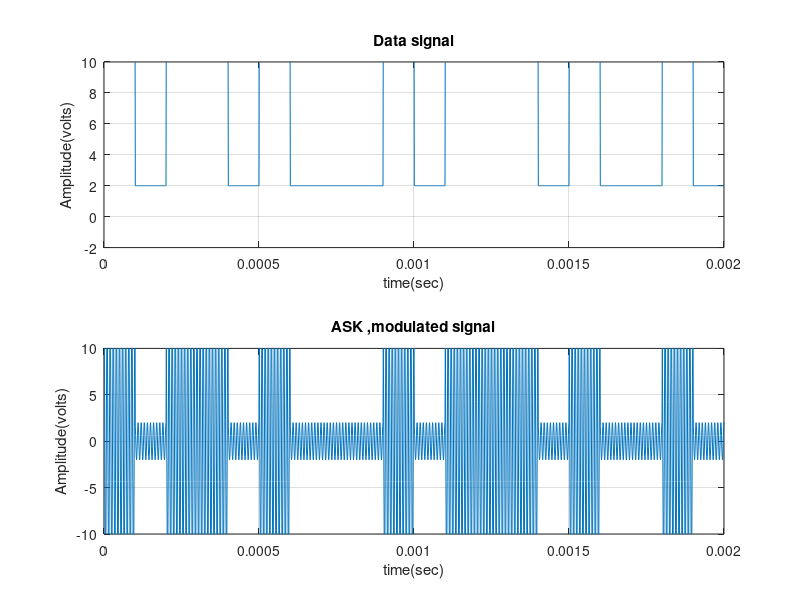

MATLAB code for this plot:
clc;
clear all;
close all;

%**ASK modulation**

N= 20;
x= randi([0, 1], 1, N); %Data signal as a binary input.
Tb= 0.0001;
DC= 8;
A= 6;
A1= A+ DC;
A2= A- DC;
nb= 100; %digital signal per bit
digit=[];

%Data signal (represented as a rectangular wave).

for n= 1:1:N
    if x(n)==1;
        sig= A1*ones(1,nb);
    else x(n)==0;
        sig= -1*A2*ones(1,nb);
    end
    digit= [digit sig];
end

t1=Tb/nb:Tb/nb:nb*N*(Tb/nb);
subplot(2,1,1);
plot(t1, digit);
axis ([0 Tb*N -2 10]); %divide Tb*N to get a closer look (also the Y_ASK signal)
title('Data signal');
ylabel('Amplitude(volts)');
xlabel('time(sec)');
grid on;

Ac1= A1;
Ac2= A2; %EQUAL ZERO FOR OOK;
br= 1/Tb; %bit rate
Fc= br*10; %carrier frequency, should be bigger than br;
Pc1= 0; %carrier phase for '1'
Pc2= pi; %carrier phase for '0'
t2= Tb/nb:Tb/nb:nb*(Tb/nb); %signal time. 't2' represents a cycle of the carrier frequency, as each cycle has nb bits.

Y_ASK=[];
for(i=1:1:N)
    if(x(i)==1)
        y = Ac1*cos(2*pi*Fc*t2+Pc1);
    else (x(i)==0)
        y = Ac2*cos(2*pi*Fc*t2+Pc2);
    end
        Y_ASK=[Y_ASK y];
end
    
subplot (2,1,2);
plot(t1, Y_ASK);
title('ASK ,modulated signal');
axis ([0 Tb*N -10 10]);
ylabel('Amplitude(volts)');
xlabel('time(sec)');
grid on;

